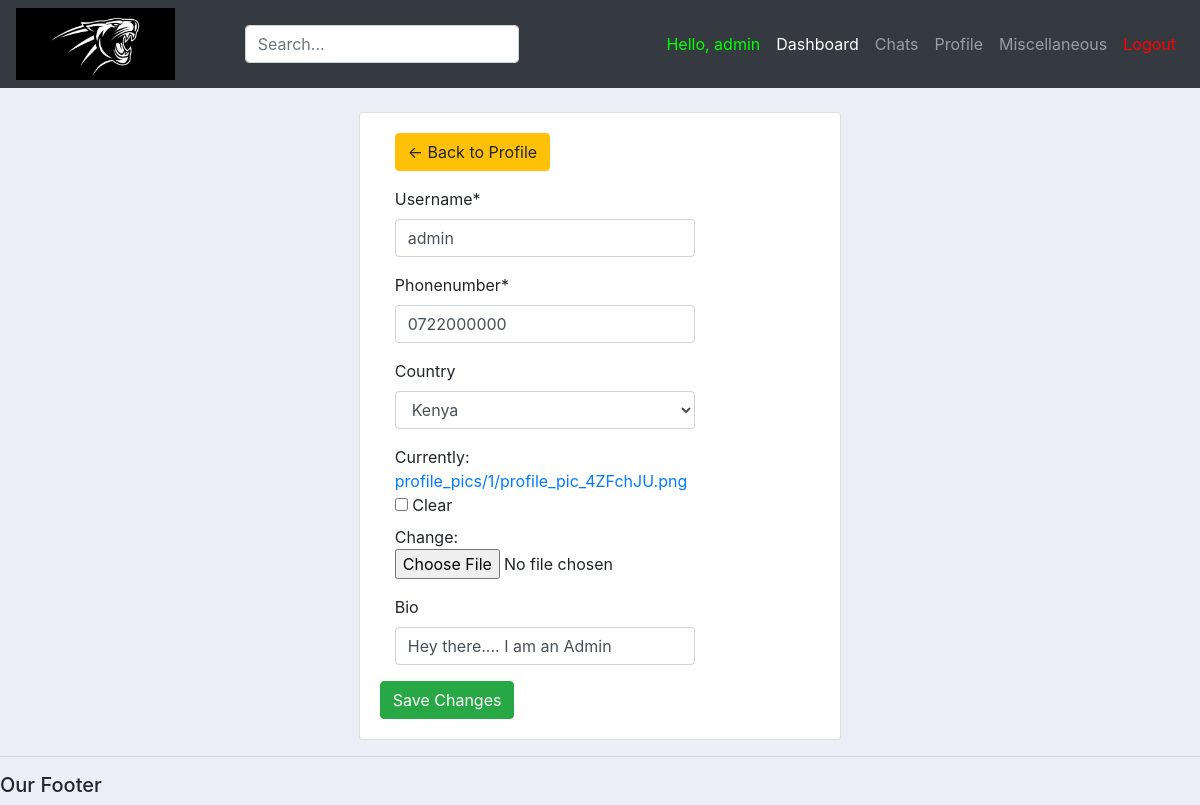
Screenshot of /MyProfile/ (signed in) with the database file from the repository.
### App1/models.py (models this page shows, shortened)
class user(AbstractBaseUser):
	alphanumeric = RegexValidator(r'^[A-Za-z0-9_.]*$', 'Only Letters, Numbers, Underscores and Periods are allowed!')
	phonenumber = RegexValidator(r'^[0-9]{10,12}$', 'Only Numerical characters are allowed! (Must be 10-12Digits)')
	username		= models.CharField(max_length=30, unique=True, validators=[alphanumeric])
	email 			= models.EmailField(verbose_name="email", max_length=60, unique=True)
	phonenumber 	= models.CharField(max_length=30, unique=True, validators=[phonenumber])
	country 		= models.ForeignKey(Country, on_delete=models.SET_NULL, blank=True, null=True)
	university 		= models.ForeignKey(University, on_delete=models.SET_NULL, null=True)
	course			= models.ForeignKey(Course, on_delete=models.SET_NULL, blank=True, null=True)
	profile_pic 	= models.ImageField(null=True, blank=True, default=get_default_profile_image, upload_to=get_profile_image_filepath)
	bio 			= models.CharField(max_length=40, default="Hey there...", blank=True, null=True)
	date_joined 	= models.DateTimeField(verbose_name='date joined', auto_now_add=True)
	last_login		= models.DateTimeField(verbose_name='last login', auto_now=True)
	hide_email		= models.BooleanField(default=True)
	hide_phonenumber= models.BooleanField(default=True)
	is_active 		= models.BooleanField(default=True)
	is_admin 		= models.BooleanField(default=False)
	is_verified  	= models.BooleanField(default=False)
	is_staff 		= models.BooleanField(default=False)
	is_superuser 	= models.BooleanField(default=False)
	USERNAME_FIELD = 'username'
	REQUIRED_FIELDS = ['email']
	objects = MyAccountManager()

### App1/views.py (the view)
# urls.py: path('MyProfile/', views.my_profile, name='my_profile'),
@login_required(login_url='login') # only allows users who are logged in with correct credentials
def my_profile(request):
	user = request.user
	user_id = request.user.id
	form = update_user_profile(instance=user)
	if request.method == 'POST':
		form = update_user_profile(request.POST, request.FILES,instance=user)
		if form.is_valid:
			form.save()
			return redirect('my_profile')
	context = {'form':form}
	return render(request, 'App1/my_profile.html', context)

### App1/forms.py
class update_user_profile(forms.ModelForm):
	class Meta:
		model = user
		fields = ['username', 'phonenumber', 'country', 'profile_pic', 'bio']
		exclude = ['email', 'university', 'course', 'password1', 'password2']

### App1/models.py (called while the page is built)
    def __str__(self):
        return self.name

### App1/templates/App1/my_profile.html (shortened to what this page needs)
{%  extends 'App1/main.html' %}
{% load static %}
{% block content %}
{% load crispy_forms_tags %}
<br>
<div class="row justify-content-center">
	<div class="col-md-5">
		<div class="card card-body">
			<form method="POST" action="" enctype="multipart/form-data">
              <div class="form-group">
                <div class="col-lg-9">
                  <a class="btn btn-warning" href="{% url 'view' request.user.id %}"> &#8592; Back to Profile</a>
                </div>
              </div>
				      <div class="form-group">
            		<div class="col-lg-9">
              			{{form.username|as_crispy_field }}
            		</div>
          		</div>
              <div class="form-group">
                <div class="col-lg-9">
                    {{form.phonenumber|as_crispy_field }}
                </div>
              </div>
              <div class="form-group">
                <div class="col-lg-9">
                    {{form.country|as_crispy_field }}
                </div>
              </div>
              <div class="form-group">
                <div class="col-lg-9">
                    {{form.profile_pic}}
                </div>
              </div>
              <div class="form-group">
                <div class="col-lg-9">
                    {{form.bio |as_crispy_field}}
                </div>
              </div>
			<input class="btn btn-success" type="submit" name="Update Information" value="Save Changes">
			</form>
		</div>
	</div>
</div>
{% endblock %}

### App1/templates/App1/navbar.html (shortened to what this page needs)
{% load static %}
<nav class="navbar navbar-expand-lg navbar-dark bg-dark">
    <img src="{% static '/images/lionking.png'%}" id="logo" >
    <link rel="stylesheet" href="{% static '/css/main.css' %}">
    <div class="collapse navbar-collapse" id="navbarNav">
      <ul class="navbar-nav mr-auto ml-auto">
        <form class="search-bar justify-content-start">
            <input type="text" class="form-control" name="q" id="id_q_large" placeholder="Search...">
        </form>
      </ul>
      <ul class="navbar-nav ml-auto">
        {% if request.user.is_authenticated %}
        <li class="nav-item">
          <a class="nav-link" style="color: #00ff00;">Hello, {{request.user.username}}</a>
        </li>
        <li class="nav-item active">
          <a class="nav-link" href="{% url 'home' %}">Dashboard</a>
        </li>
        <li class="nav-item">
          <a class="nav-link" href="#">Chats</a>
        </li>
        <li class="nav-item">
          <a class="nav-link" href="{% url 'view' request.user.id %}">Profile</a>
        </li>
        {% if request.user.is_admin %}
        <li class="nav-item">
          <a class="nav-link" href="#">Miscellaneous</a>
        </li>
        {% endif %}
        <li class="nav-item">
          <a class="nav-link" href="{% url 'logout' %}" style="color: #ff0000;">Logout</a>
        </li>
      </ul>
        {% endif %}
    </div>
  </nav>

### static/css/main.css (style rules this page uses)
#logo { height: auto; width: auto; max-height: 72px; max-width: 250px; }
body { background-color: #ebeff5; }

### rows the page displays
user: user.username "admin", username "admin", phonenumber "0722000000", country "Kenya", bio "Hey there.... I am an Admin"
